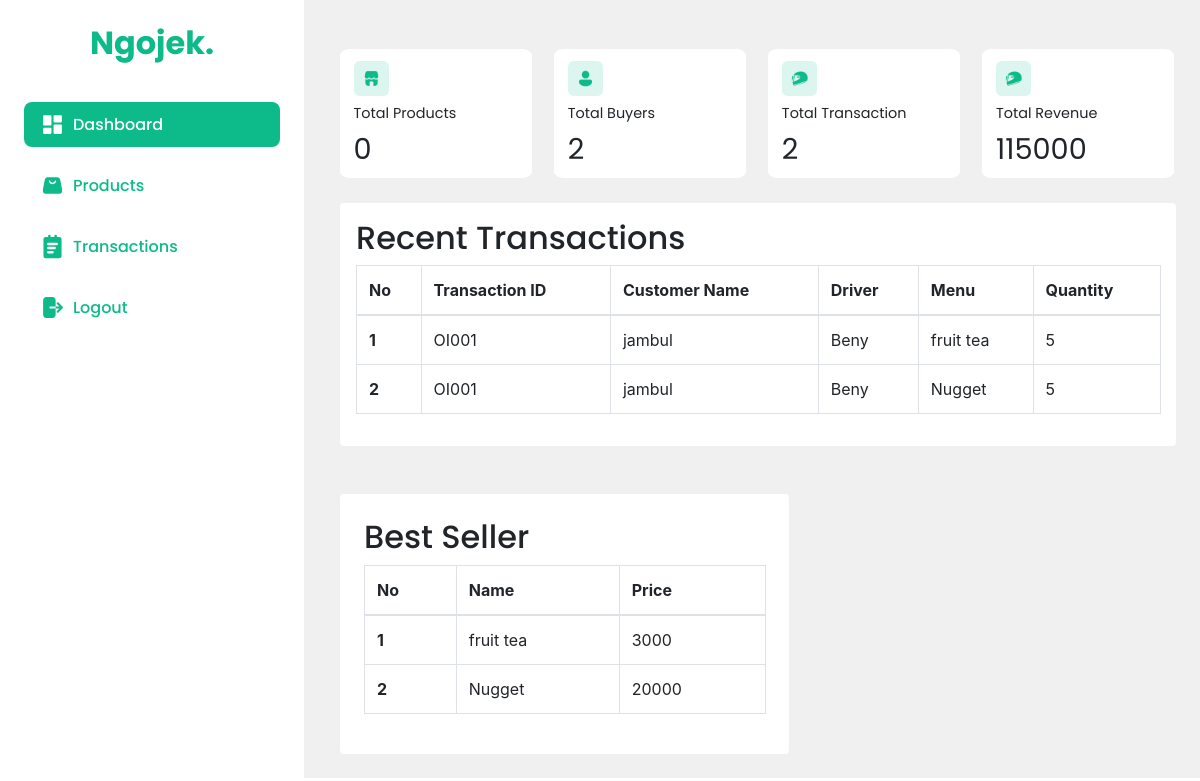
/dashboard/pages/seller/home.php (signed in), run on the app's committed database.
### tables this page shows
CREATE TABLE `order_item_detail` (
  `order_itemid` char(5) NOT NULL,
  `item_id` char(5) NOT NULL,
  `quantity` int(11) DEFAULT NULL
);

CREATE TABLE `order_item` (
  `order_itemid` char(5) NOT NULL CHECK (`order_itemid` regexp '^OI[0-9][0-9][0-9]'),
  `driver_id` char(5) DEFAULT NULL,
  `customer_id` char(5) DEFAULT NULL,
  `merchant_id` char(5) DEFAULT NULL,
  `transaction_date` date DEFAULT NULL
);

CREATE TABLE `customers` (
  `customer_id` char(5) NOT NULL,
  `subscription_id` char(5) DEFAULT NULL,
  `name` varchar(100) DEFAULT NULL,
  `gender` enum('male','female') DEFAULT NULL,
  `age` int(11) DEFAULT NULL,
  `username` varchar(100) DEFAULT NULL,
  `password` varchar(100) DEFAULT NULL,
  `address` varchar(255) NOT NULL,
  `phone_number` varchar(15) NOT NULL
);

CREATE TABLE `driver` (
  `driver_id` char(5) NOT NULL CHECK (`driver_id` regexp '^DI[0-9][0-9][0-9]'),
  `vehicle` varchar(100) DEFAULT NULL,
  `name` varchar(100) DEFAULT NULL,
  `age` int(11) DEFAULT NULL,
  `gender` enum('male','female') DEFAULT NULL,
  `phone_number` varchar(15) DEFAULT NULL,
  `number_plate` varchar(15) NOT NULL
);

CREATE TABLE `item` (
  `item_id` char(5) NOT NULL CHECK (`item_id` regexp '^IT[0-9][0-9][0-9]'),
  `merchant_id` char(5) DEFAULT NULL,
  `category` varchar(100) DEFAULT NULL,
  `name` varchar(100) DEFAULT NULL,
  `description` varchar(100) DEFAULT NULL,
  `image` varchar(255) DEFAULT NULL,
  `price` int(11) DEFAULT NULL,
  `stock` int(11) DEFAULT NULL
);

### dashboard/pages/seller/home.php (the view, shortened to what this page needs)
<?php
include("../../../Database/connection.php");
$start = 0;
$rowPerPage = 5;
?>
<!DOCTYPE html>
<html lang="en">
<head>
    <link rel="stylesheet" href="https://cdn.jsdelivr.net/npm/bootstrap@4.3.1/dist/css/bootstrap.min.css">
    <link rel="stylesheet" href="style/home.css">
</head>
<body>
    <div class="kontainer">
        <?php include("sidebar.php"); ?>
        <div class="containContentv">
            <div class="containSummaryv">
                <ul class="countSummaryv">
                    <li class="cardCountv">
                        <img src="../../../uploads/Component 1.png">
                        <span>Total Products</span>
                        <?php
                        $sql = "select count(i.item_id) as num2, count(m.menu_id) as num from merchant mr join item i join menu m on mr.merchant_id = i.merchant_id and mr.merchant_id = m.merchant_id where username = '$_SESSION[session_username]'";
                        $res = mysqli_query($conn, $sql);
                        while ($row = mysqli_fetch_assoc($res)) :
                            $totalP = $row['num2'] + $row['num'];
                        endwhile;
                        ?>
                        <h4><?= $totalP ?></h4>
                    </li>
                    <li class="cardCountv">
                        <img src="../../../uploads/Component 2.png">
                        <span>Total Buyers</span>
                        <?php
                        $sql = "select distinct count(c.customer_id) as num from customers c join order_item oi join order_menu om on c.customer_id = oi.customer_id and c.customer_id = om.customer_id where c.username = '$_SESSION[session_username]'";
                        $res = mysqli_query($conn, $sql);
                        while ($row = mysqli_fetch_assoc($res)) :
                        ?>
                            <h4><?= $row["num"] ?></h4>
                        <?php endwhile; ?>
                    </li>
                    <li class="cardCountv">
                        <img src="../../../uploads/Component 3.png">
                        <span>Total Transaction</span>
                        <?php
                        $sql = "select count(c.customer_id) as num from customers c join order_item oi join order_menu om on c.customer_id = oi.customer_id and c.customer_id = om.customer_id where c.username = '$_SESSION[session_username]'";
                        $res = mysqli_query($conn, $sql);
                        while ($row = mysqli_fetch_assoc($res)) :
                        ?>
                            <h4><?= $row["num"] ?></h4>
                        <?php endwhile; ?>
                    </li>
                    <li class="cardCountv">
                        <img src="../../../uploads/Component 3.png">
                        <span>Total Revenue</span>
                        <?php
                        $total = 0;
                        if ($_COOKIE["cookie_merchant_type"] == "Restaurant") {
                            $sql = "select m.price as a, om.quantity b from menu m join order_menu_detail om on m.menu_id = om.menu_id;";
                        } else {
                            $sql = "select m.price as a, om.quantity b from item m join order_item_detail om on m.item_id = om.item_id;";
                        }
                        $res = mysqli_query($conn, $sql);
                        while ($row = mysqli_fetch_assoc($res)) :
                            $total += $row["a"] * $row["b"];
                        endwhile;
                        ?>
                        <h4><?= $total ?></h4>
                    </li>
                </ul>
            </div>
            <div class="containRTransaction bg-white rounded p-3">
                <h2>Recent Transactions</h2>
                <table class="table table-bordered bg-white">
                    <thead>
                        <tr>
                            <th scope="col">No</th>
                            <th scope="col">Transaction ID</th>
                            <th scope="col">Customer Name</th>
                            <th scope="col">Driver</th>
                            <th scope="col">Menu</th>
                            <th scope="col">Quantity</th>
                        </tr>
                    </thead>
                    <tbody>
                        <?php
                        if ($_COOKIE["cookie_merchant_type"] == 'Restaurant') {
                            $sql = "select om.order_menuid as a, c.name as b, d.name as c, m.name as d, omd.quantity as e from order_menu_detail omd join order_menu om join customers c join driver d join menu m on omd.order_menuid = om.order_menuid and c.customer_id = om.customer_id and d.driver_id = om.driver_id and m.menu_id = omd.menu_id limit $start, $rowPerPage";
                        } else {
                            $sql = "select om.order_itemid as a, c.name as b, d.name as c, m.name as d, omd.quantity as e from order_item_detail omd join order_item om join customers c join driver d join item m on omd.order_itemid = om.order_itemid and c.customer_id = om.customer_id and d.driver_id = om.driver_id and m.item_id = omd.item_id limit $start, $rowPerPage";
                        }
                        $res = mysqli_query($conn, $sql);
                        while ($row = mysqli_fetch_assoc($res)) :
                        ?>
                            <tr>
                                <th><?= ++$start; ?></th>
                                <td><?= $row["a"] ?></td>
                                <td><?= $row["b"] ?></td>
                                <td><?= $row["c"] ?></td>
                                <td><?= $row["d"] ?></td>
                                <td><?= $row["e"] ?></td>
                            </tr>
                        <?php endwhile; ?>
                    </tbody>
                </table>
            </div>
            <div class="d-flex justify-content-between mt-5">
                <div class="bg-white p-4 rounded" style="width: 48%;">
                    <h2>
                        Best Seller
                    </h2>
                    <table class="table table-bordered bg-white">
                        <thead>
                            <tr>
                                <th scope="col">No</th>
                                <th scope="col">Name</th>
                                <th scope="col">Price</th>
                            </tr>
                        </thead>
                        <tbody>
                            <?php
                            $start = 0;
                            if ($_COOKIE["cookie_merchant_type"] == 'Restaurant') {
                                $sql = "select m.name, m.price from menu m join order_menu_detail omd on m.menu_id = omd.menu_id
                                group by m.menu_id ORDER BY sum(omd.quantity) desc limit $start, $rowPerPage";
                            } else {
                                $sql = "select m.name, m.price from item m join order_item_detail omd on m.item_id = omd.item_id
                                group by m.item_id ORDER BY sum(omd.quantity) desc limit $start, $rowPerPage";
                            }
                            $res = mysqli_query($conn, $sql);
                            while ($row = mysqli_fetch_assoc($res)) :
                            ?>
                                <tr>
                                    <th><?= ++$start; ?></th>
                                    <td><?= $row["name"] ?></td>
                                    <td><?= $row["price"] ?></td>
                                </tr>
                            <?php endwhile; ?>
                        </tbody>
                    </table>
                </div>
            </div>
        </div>
    </div>
</body>
</html>

### dashboard/pages/seller/style/home.css (style rules this page uses)
:root { --primary: #0dba8a; --text-white: #ffffff; --text-black: #092e24; --bg-grey: #f0f0f0; --bg-secondary: #dcf6ef; }
body { margin: 0; padding: 0; }
* { -webkit-box-sizing: content-box; -moz-box-sizing: content-box; box-sizing: content-box; }
*:before, *:after { -webkit-box-sizing: content-box; -moz-box-sizing: content-box; box-sizing: content-box; }
.kontainer { display: flex; height: 100vh; background-color: var(--bg-grey); height: 100%; }
ul { list-style-type: none; }
h1, span, h4, h2 { font-size: 2rem; }
h1, span, h4, h2, h3 { font-family: 'poppins'; }
.containContentv { padding: 2%; padding-left: 340px; }
.containContentv { width: 100%; }
.countSummaryv { display: flex; justify-content: space-between; padding: 0; width: 99.8%; margin: 3% 0; }
.cardCountv { display: flex; flex-direction: column; justify-content: space-evenly; background: #ffffff; width: 21%; padding: 1%; border-radius: 5%; }
.cardCountv > * { margin: 2% 3%; }
.cardCountv > span { font-size: 0.9rem; }
.cardCountv > h4 { font-size: 1.8rem; font-weight: 400; }
.cardCountv > img { width: 20%; }

### dashboard/pages/seller/style/sidebar.css (style rules this page uses)
:root { --primary: #0dba8a; --text-white: #ffffff; --text-black: #092e24; --bg-grey: #f0f0f0; --bg-secondary: #dcf6ef; }
body { margin: 0; padding: 0; }

### data on the page
order_item_detail: order_itemid.order_itemid "OI001", customers.name "jambul", driver.name "Beny", item.name "fruit tea", quantity "5"
order_item_detail: order_itemid.order_itemid "OI001", customers.name "jambul", driver.name "Beny", item.name "Nugget", quantity "5"

### other printed values
$totalP "0"
$row["num"] "2"
$total "115000"
$row["name"] "fruit tea"
$row["price"] "3000"
$row["name"] "Nugget"
$row["price"] "20000"
